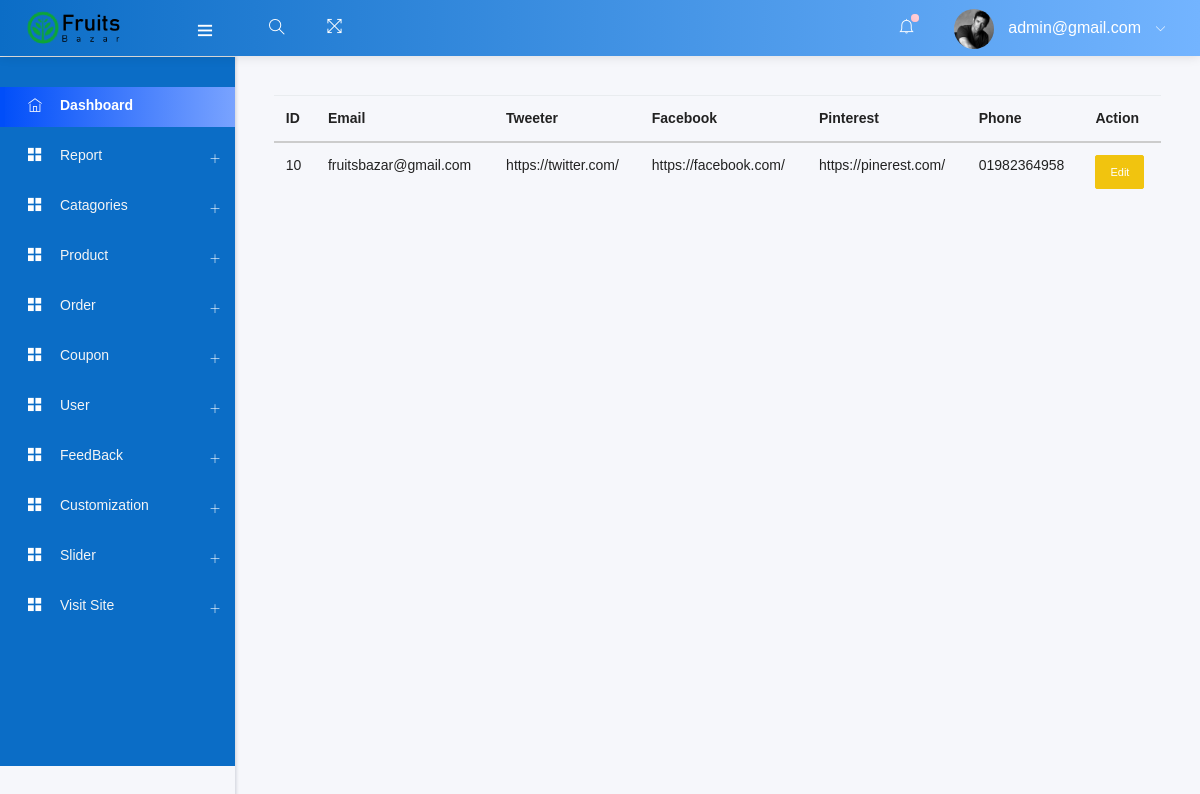
Page /admin/add_links.php (signed in) on the committed database.
### tables this page shows
CREATE TABLE `add_logo` (
  `id` int(10) NOT NULL,
  `img` varchar(200) NOT NULL
);

CREATE TABLE `header_info` (
  `id` int(10) NOT NULL,
  `email` varchar(30) NOT NULL,
  `tweeter` varchar(500) NOT NULL,
  `fb_link` varchar(500) NOT NULL,
  `pinterest` varchar(500) NOT NULL,
  `phone` varchar(20) NOT NULL
);

### admin/add_links.php (called while the page is built, shortened)
<?php
    include ("template.php");
?>

### admin/class/adminback.php (called while the page is built, shortened)
<?php
class  adminback
{
    private $connection;
    function __construct()
    {
        $dbhost = "localhost";
        $dbuser = "root";
        $dbpass = "";
        $dbname = "fruitecommerce";
        $this->connection = mysqli_connect($dbhost, $dbuser, $dbpass, $dbname);
    }
    function display_links()
    {
        $query = "SELECT * FROM header_info";
        if (mysqli_query($this->connection, $query)) {
            $ctg_info = mysqli_query($this->connection, $query);
            return $ctg_info;
        }
    }
    function display_logo()
    {
        $query = "SELECT * FROM add_logo";
        if (mysqli_query($this->connection, $query)) {
            $pdt_info = mysqli_query($this->connection, $query);
            return $pdt_info;
        }
    }
}

### admin/views/add_links_view.php (the view)
<?php
    $catagories = $obj-> display_links();
?>
<div >
    <table class="table">
        <thead>
            <tr>
                <th>ID</th>
                <th>Email</th>
                <th>Tweeter</th>
                <th>Facebook</th>
                <th>Pinterest</th>
                <th>Phone</th>
                <th>Action</th>
            </tr>
        </thead>
        <tbody>
           <?php while($ctg = mysqli_fetch_assoc($catagories)){ ?>
            <tr>
                <td><?php echo $ctg['id'] ?></td>
                <td><?php echo $ctg['email'] ?></td>
                <td><?php echo $ctg['tweeter'] ?></td>
                <td><?php echo $ctg['fb_link'] ?></td>
                <td><?php echo $ctg['pinterest'] ?></td>
                <td><?php echo $ctg['phone'] ?></td>
                <td>
                    <a href="edit_links.php?status=edit&&id=<?php echo $ctg['id'] ?>" class="btn btn-sm btn-warning">Edit</a>
                </td>
            </tr>
            <?php
                }
            ?>
        </tbody>
    </table>
</div>

### admin/includes/headernav.php (shortened to what this page needs)
<nav class="navbar header-navbar pcoded-header">
               <div class="navbar-wrapper">
                   <div class="navbar-logo">
                       <a class="mobile-menu" id="mobile-collapse" href="#!">
                           <i class="ti-menu"></i>
                       </a>
                       <a href="index.php">
                       <?php
                        $obj=new adminback();
                        $logo_info = $obj->display_logo();
                        $logo = mysqli_fetch_assoc($logo_info);
                       ?>
                           <img class="img-fluid" src="uploads/<?php echo $logo['img']; ?>" alt="Theme-Logo" />
                       </a>
                   </div>
                   <div class="navbar-container container-fluid">
                       <ul class="nav-left">
                           <li class="header-search">
                               <div class="main-search morphsearch-search">
                                   <div class="input-group">
                                       <input type="text" class="form-control">
                                       <span class="input-group-addon search-btn"><i class="ti-search"></i></span>
                                   </div>
                               </div>
                           </li>
                           <li>
                               <a href="#!" onclick="javascript:toggleFullScreen()">
                                   <i class="ti-fullscreen"></i>
                               </a>
                           </li>
                       </ul>
                       <ul class="nav-right">
                           <li class="header-notification">
                               <a href="#!">
                                   <i class="ti-bell"></i>
                                   <span class="badge bg-c-pink"></span>
                               </a>
                           </li>
                           <li class="user-profile header-notification">
                               <a href="#!">
                                   <img src="assets/images/avatar-4.jpg" class="img-radius" alt="User-Profile-Image">
                                   <span> <?php echo $admin_email ?> </span>
                                   <i class="ti-angle-down"></i>
                               </a>
                           </li>
                       </ul>
                   </div>
               </div>
           </nav>

### admin/includes/head.php (style rules this page uses)
.pcoded .pcoded-header[header-theme="theme5"] { background: -webkit-gradient(linear, left top, right top, from(#0071f3), to(#73b4ff)); background: linear-gradient(to right, #0b6dc6, #73b4ff); }

### rows in the picture
add_logo: img (picture)
header_info: id "10", email "fruitsbazar@gmail.com", tweeter "https://twitter.com/", fb_link "https://facebook.com/", pinterest "https://pinerest.com/", phone "01982364958"

### other values in the picture
$admin_email "admin@gmail.com"
